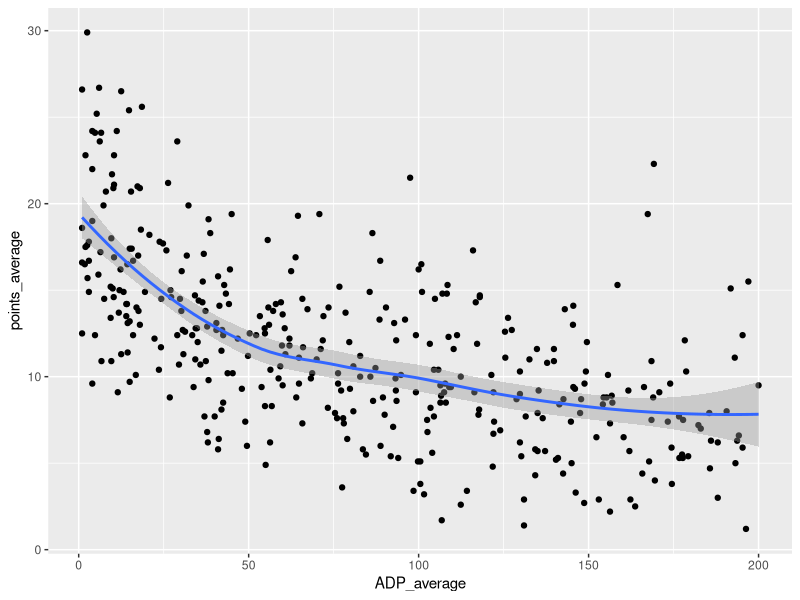
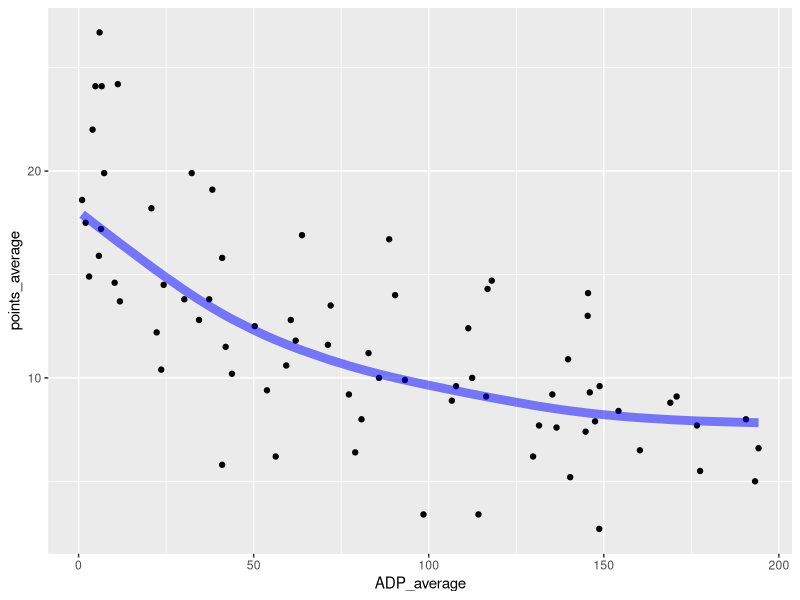

These figures' R source, in order:
library(dplyr)
library(ggplot2)
library(caret)

twenty_all = read.csv("twenty_all.csv")
twenty_all = twenty_all[ , -1]
# a 12 team draft with 16 players on a team goes to 192 picks, so let's remove all data points above ADP 200
twenty_all = twenty_all[twenty_all$ADP_average <= 200, ]

rb = twenty_all[twenty_all$Position == "RB", ]

ggplot(data = rb,
       mapping = aes(x = ADP_average, y = points_average))+
  geom_point()+
  geom_smooth()

# find best spline
best_MAE = 1000
best_iter = 1
best_sp = NULL
best_sp_predict = NULL

for(j in 1:100) {
  set.seed(j)
  split = createDataPartition(rb$points_average, p = 0.8, list = FALSE)
  train = rb[split, ]
  test = rb[-split, ]
  for(i in 2:15) {
    sp = smooth.spline(x = train$ADP_average, y = train$points_average, df = i)
    test_sp = predict(sp, test$ADP_average)$y
    test_error_sp = test_sp - test$points_average
    new = mean(abs(test_error_sp))
    der = predict(sp, test$ADP_average, deriv = TRUE)$y
    if(max(der) <= 0) {
      if(new < best_MAE) {
        best_seed = j
        best_sp = sp
        best_sp_predict = test_sp
        best_MAE = new
        best_iter = i
      }
    }
  }
}

set.seed(best_seed)
split = createDataPartition(rb$points_average, p = 0.8, list = FALSE)
train = rb[split, ]
test = rb[-split, ]
best_sp
best_MAE
ggplot(data = test,
       mapping = aes(x = ADP_average, y = points_average))+
  geom_point()+
  geom_line(aes(y = best_sp_predict), size = 3, col = "blue", alpha = 0.5)


rb_predict = predict(best_sp, c(1:200))$y

rb_deriv = predict(best_sp, c(1:200), deriv = TRUE)$y